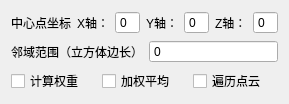
    <widget class="QWidget" name="page_2">
     <layout class="QVBoxLayout" name="verticalLayout_center">
      <item>
       <layout class="QHBoxLayout" name="horizontalLayout_center_2">
        <item>
         <widget class="QLabel" name="label_center_2">
          <property name="text">
           <string>中心点坐标</string>
          </property>
         </widget>
        </item>
        <item>
         <widget class="QLabel" name="label_x_center">
          <property name="text">
           <string>X轴：</string>
          </property>
         </widget>
        </item>
        <item>
         <widget class="QSpinBox" name="spinBox_center_x">
          <property name="buttonSymbols">
           <enum>QAbstractSpinBox::ButtonSymbols::NoButtons</enum>
          </property>
         </widget>
        </item>
        <item>
         <widget class="QLabel" name="label_y_center">
          <property name="text">
           <string>Y轴：</string>
          </property>
         </widget>
        </item>
        <item>
         <widget class="QSpinBox" name="spinBox_center_y">
          <property name="buttonSymbols">
           <enum>QAbstractSpinBox::ButtonSymbols::NoButtons</enum>
          </property>
         </widget>
        </item>
        <item>
         <widget class="QLabel" name="label_z_center">
          <property name="text">
           <string>Z轴：</string>
          </property>
         </widget>
        </item>
        <item>
         <widget class="QSpinBox" name="spinBox_center_z">
          <property name="buttonSymbols">
           <enum>QAbstractSpinBox::ButtonSymbols::NoButtons</enum>
          </property>
         </widget>
        </item>
       </layout>
      </item>
      <item>
       <layout class="QHBoxLayout" name="horizontalLayout_neighborhood_2">
        <item>
         <widget class="QLabel" name="label_neighborhood_2">
          <property name="text">
           <string>邻域范围（立方体边长）</string>
          </property>
         </widget>
        </item>
        <item>
         <widget class="QSpinBox" name="spinBox_neighborhood">
          <property name="buttonSymbols">
           <enum>QAbstractSpinBox::ButtonSymbols::NoButtons</enum>
          </property>
         </widget>
        </item>
       </layout>
      </item>
      <item>
       <layout class="QHBoxLayout" name="horizontalLayout_checkboxes_center">
        <item>
         <widget class="QCheckBox" name="checkBox_weight_2">
          <property name="text">
           <string>计算权重</string>
          </property>
         </widget>
        </item>
        <item>
         <widget class="QCheckBox" name="checkBox_average_2">
          <property name="text">
           <string>加权平均</string>
          </property>
         </widget>
        </item>
        <item>
         <widget class="QCheckBox" name="checkBox_traverse_2">
          <property name="text">
           <string>遍历点云</string>
          </property>
         </widget>
        </item>
       </layout>
      </item>
     </layout>
    </widget>
